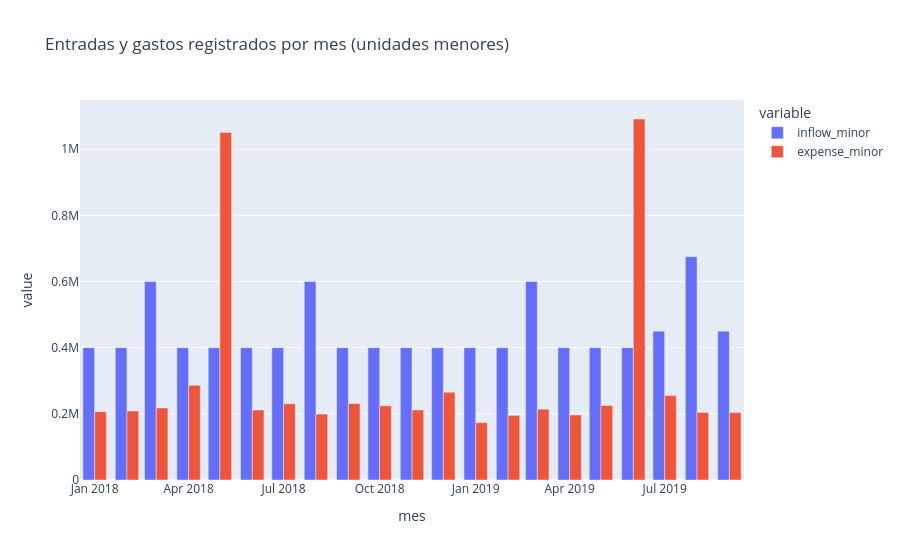
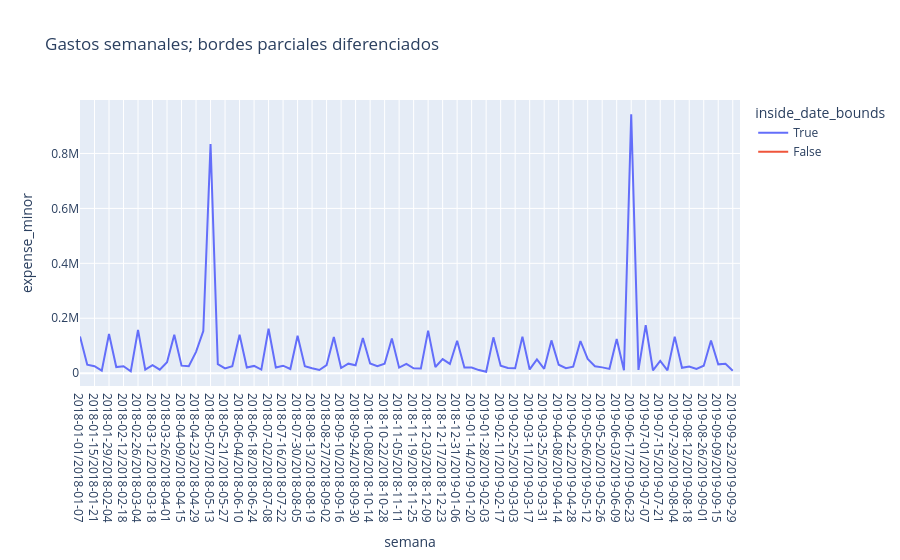

These figures' notebook cell, in order:
### Markdown cell above
## C. Cobertura temporal y flujos

**Objetivo:** estudiar periodos, frecuencia e ingresos/gastos registrados. Los valores se expresan en unidades menores de la unidad de análisis; no son COP salvo conversión explícita. Las semanas son lunes-domingo.

### Code cell
print('Periodo:',summary['date_min'],'a',summary['date_max'])
print('Semanas dentro de límites de fechas:',summary['calendar_bounded_weeks'])
print('Unidad de análisis:',summary['analysis_unit'])
display(monthly)
m=monthly.reset_index(names='mes');m['mes']=m.mes.astype(str)
display(px.bar(m,x='mes',y=['inflow_minor','expense_minor'],barmode='group',title='Entradas y gastos registrados por mes (unidades menores)'))
w=weekly.reset_index(names='semana');w['semana']=w.semana.astype(str)
display(px.line(w,x='semana',y='expense_minor',color='inside_date_bounds',title='Gastos semanales; bordes parciales diferenciados'))

### Figure 1 — Plotly figure (JSON) as saved in the notebook; plotly's stock layout.template omitted (floating-point values rounded to 4 significant figures)
{"data": [{"alignmentgroup": "True", "hovertemplate": "variable=inflow_minor<br>mes=%{x}<br>value=%{y}<extra></extra>", "legendgroup": "inflow_minor", "marker": {"color": "#636efa", "pattern": {"shape": ""}}, "name": "inflow_minor", "offsetgroup": "inflow_minor", "orientation": "v", "showlegend": true, "textposition": "auto", "type": "bar", "x": ["2018-01", "2018-02", "2018-03", "2018-04", "2018-05", "2018-06", "2018-07", "2018-08", "2018-09", "2018-10", "2018-11", "2018-12", "2019-01", "2019-02", "2019-03", "2019-04", "2019-05", "2019-06", "2019-07", "2019-08", "2019-09"], "xaxis": "x", "y": [400000, 400000, 600000, 400000, 400000, 400000, 400000, 600000, 400000, 400000, 400000, 400000, 400000, 400000, 600000, 400000, 400000, 400000, 450000, 675000, 450000], "yaxis": "y"}, {"alignmentgroup": "True", "hovertemplate": "variable=expense_minor<br>mes=%{x}<br>value=%{y}<extra></extra>", "legendgroup": "expense_minor", "marker": {"color": "#EF553B", "pattern": {"shape": ""}}, "name": "expense_minor", "offsetgroup": "expense_minor", "orientation": "v", "showlegend": true, "textposition": "auto", "type": "bar", "x": ["2018-01", "2018-02", "2018-03", "2018-04", "2018-05", "2018-06", "2018-07", "2018-08", "2018-09", "2018-10", "2018-11", "2018-12", "2019-01", "2019-02", "2019-03", "2019-04", "2019-05", "2019-06", "2019-07", "2019-08", "2019-09"], "xaxis": "x", "y": [206665, 208944, 217866, 286266, 1050756, 211505, 230264, 199268, 231474, 224237, 211815, 265294, 173643, 195460, 214259, 196687, 225341, 1091238, 255112, 204320, 203828], "yaxis": "y"}], "layout": {"barmode": "group", "legend": {"title": {"text": "variable"}, "tracegroupgap": 0}, "title": {"text": "Entradas y gastos registrados por mes (unidades menores)"}, "xaxis": {"anchor": "y", "domain": [0.0, 1.0], "title": {"text": "mes"}}, "yaxis": {"anchor": "x", "domain": [0.0, 1.0], "title": {"text": "value"}}}}

### Figure 2 — Plotly figure (JSON) as saved in the notebook; plotly's stock layout.template omitted (floating-point values rounded to 4 significant figures)
{"data": [{"hovertemplate": "inside_date_bounds=True<br>semana=%{x}<br>expense_minor=%{y}<extra></extra>", "legendgroup": "True", "line": {"color": "#636efa", "dash": "solid"}, "marker": {"symbol": "circle"}, "mode": "lines", "name": "True", "orientation": "v", "showlegend": true, "type": "scatter", "x": ["2018-01-01/2018-01-07", "2018-01-08/2018-01-14", "2018-01-15/2018-01-21", "2018-01-22/2018-01-28", "2018-01-29/2018-02-04", "2018-02-05/2018-02-11", "2018-02-12/2018-02-18", "2018-02-19/2018-02-25", "2018-02-26/2018-03-04", "2018-03-05/2018-03-11", "2018-03-12/2018-03-18", "2018-03-19/2018-03-25", "2018-03-26/2018-04-01", "2018-04-02/2018-04-08", "2018-04-09/2018-04-15", "2018-04-16/2018-04-22", "2018-04-23/2018-04-29", "2018-04-30/2018-05-06", "2018-05-07/2018-05-13", "2018-05-14/2018-05-20", "2018-05-21/2018-05-27", "2018-05-28/2018-06-03", "2018-06-04/2018-06-10", "2018-06-11/2018-06-17", "2018-06-18/2018-06-24", "2018-06-25/2018-07-01", "2018-07-02/2018-07-08", "2018-07-09/2018-07-15", "2018-07-16/2018-07-22", "2018-07-23/2018-07-29", "2018-07-30/2018-08-05", "2018-08-06/2018-08-12", "2018-08-13/2018-08-19", "2018-08-20/2018-08-26", "2018-08-27/2018-09-02", "2018-09-03/2018-09-09", "2018-09-10/2018-09-16", "2018-09-17/2018-09-23", "2018-09-24/2018-09-30", "2018-10-01/2018-10-07", "2018-10-08/2018-10-14", "2018-10-15/2018-10-21", "2018-10-22/2018-10-28", "2018-10-29/2018-11-04", "2018-11-05/2018-11-11", "2018-11-12/2018-11-18", "2018-11-19/2018-11-25", "2018-11-26/2018-12-02", "2018-12-03/2018-12-09", "2018-12-10/2018-12-16", "2018-12-17/2018-12-23", "2018-12-24/2018-12-30", "2018-12-31/2019-01-06", "2019-01-07/2019-01-13", "2019-01-14/2019-01-20", "2019-01-21/2019-01-27", "2019-01-28/2019-02-03", "2019-02-04/2019-02-10", "2019-02-11/2019-02-17", "2019-02-18/2019-02-24", "2019-02-25/2019-03-03", "2019-03-04/2019-03-10", "2019-03-11/2019-03-17", "2019-03-18/2019-03-24", "2019-03-25/2019-03-31", "2019-04-01/2019-04-07", "2019-04-08/2019-04-14", "2019-04-15/2019-04-21", "2019-04-22/2019-04-28", "2019-04-29/2019-05-05", "2019-05-06/2019-05-12", "2019-05-13/2019-05-19", "2019-05-20/2019-05-26", "2019-05-27/2019-06-02", "2019-06-03/2019-06-09", "2019-06-10/2019-06-16", "2019-06-17/2019-06-23", "2019-06-24/2019-06-30", "2019-07-01/2019-07-07", "2019-07-08/2019-07-14", "2019-07-15/2019-07-21", "2019-07-22/2019-07-28", "2019-07-29/2019-08-04", "2019-08-05/2019-08-11", "2019-08-12/2019-08-18", "2019-08-19/2019-08-25", "2019-08-26/2019-09-01", "2019-09-02/2019-09-08", "2019-09-09/2019-09-15", "2019-09-16/2019-09-22", "2019-09-23/2019-09-29"], "xaxis": "x", "y": [133883, 31090, 25351, 9037, 142816, 22315, 25299, 6546, 157379, 12990, 29195, 12876, 40038, 139820, 27494, 25501, 77602, 153722, 834826, 32730, 17297, 25058, 139976, 20859, 26468, 13147, 161810, 20529, 27270, 15244, 136002, 25389, 18016, 11731, 29264, 131789, 18893, 34690, 29066, 127973, 35366, 25679, 34655, 126337, 20238, 33736, 17722, 17023, 155096, 22532, 51345, 33644, 117868, 20948, 20498, 11197, 5388, 130489, 27355, 18696, 17973, 133174, 13602, 50377, 15797, 119393, 30911, 18089, 23822, 117171, 51747, 25356, 21124, 15724, 124297, 10885, 942683, 12064, 175071, 10569, 45020, 10348, 133182, 19541, 24507, 15462, 27041, 119106, 32265, 34466, 9007], "yaxis": "y"}, {"hovertemplate": "inside_date_bounds=False<br>semana=%{x}<br>expense_minor=%{y}<extra></extra>", "legendgroup": "False", "line": {"color": "#EF553B", "dash": "solid"}, "marker": {"symbol": "circle"}, "mode": "lines", "name": "False", "orientation": "v", "showlegend": true, "type": "scatter", "x": ["2019-09-30/2019-10-06"], "xaxis": "x", "y": [7675], "yaxis": "y"}], "layout": {"legend": {"title": {"text": "inside_date_bounds"}, "tracegroupgap": 0}, "title": {"text": "Gastos semanales; bordes parciales diferenciados"}, "xaxis": {"anchor": "y", "domain": [0.0, 1.0], "title": {"text": "semana"}}, "yaxis": {"anchor": "x", "domain": [0.0, 1.0], "title": {"text": "expense_minor"}}}}
